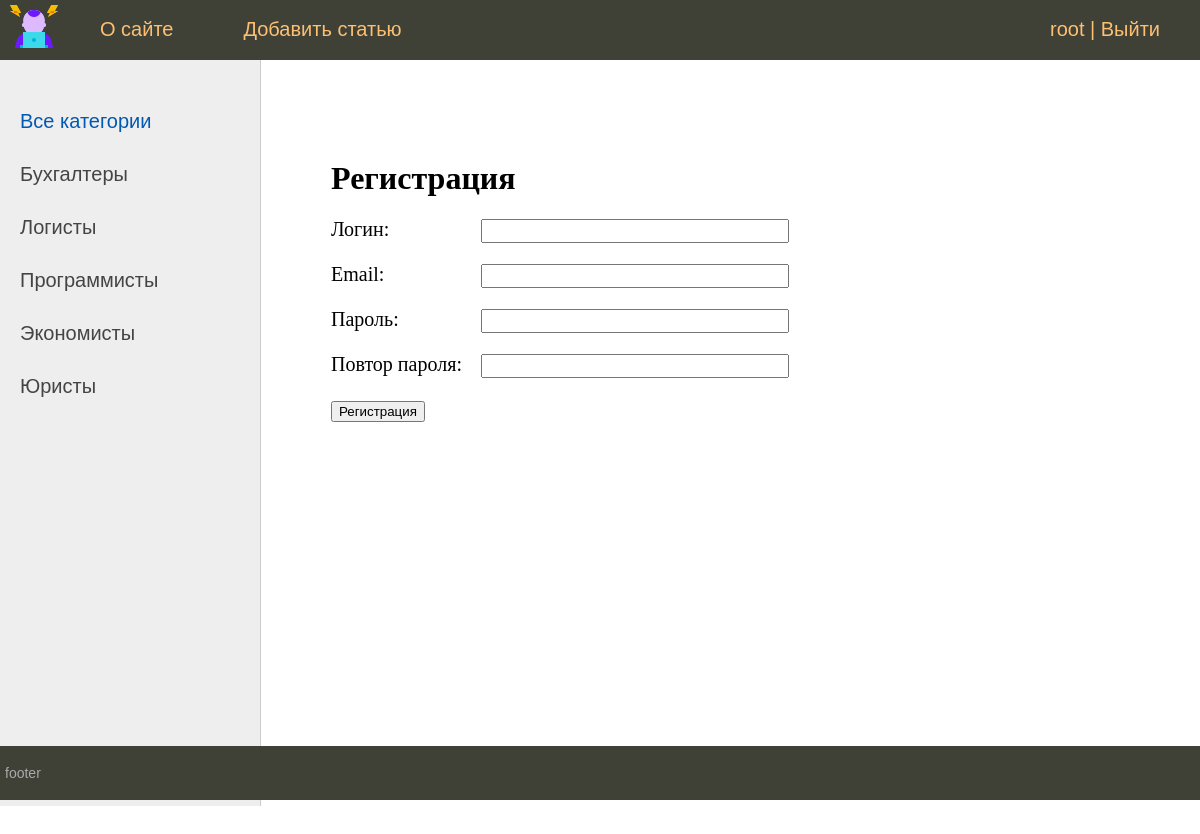
The page /register/ (signed in) on the database its author committed.
### vacancy/models.py (models this page shows, shortened)
class Category(models.Model):
    name = models.CharField(max_length=100, db_index=True, verbose_name='Категория')
    slug = models.SlugField(max_length=255, unique=True, db_index=True, verbose_name='URL')
    def get_absolute_url(self):
        return reverse('category', kwargs={'cat_slug': self.slug})
    class Meta:
        verbose_name = 'категорию'
        verbose_name_plural = 'Категории'
        ordering = ['id', 'name']

### vacancy/views.py (the view, shortened to what this page needs)
# urls.py: path('register/', RegisterUser.as_view(), name='register'),
class RegisterUser(DataMixin, CreateView):
    form_class = RegisterUserForm
    template_name = 'vacancy/register.html'
    success_url = reverse_lazy('login')
    def get_context_data(self, *, object_list=None, **kwargs):
        context = super().get_context_data(**kwargs)
        c_def = self.get_user_context(title="Регистрация")
        return dict(list(context.items()) + list(c_def.items()))

### vacancy/forms.py
class RegisterUserForm(UserCreationForm):
    username = forms.CharField(label='Логин', widget=forms.TextInput(attrs={'class': 'form-input'}))
    email = forms.EmailField(label='Email', widget=forms.EmailInput(attrs={'class': 'form-input'}))
    password1 = forms.CharField(label='Пароль', widget=forms.PasswordInput(attrs={'class': 'form-input'}))
    password2 = forms.CharField(label='Повтор пароля', widget=forms.PasswordInput(attrs={'class': 'form-input'}))
    class Meta:
        model = User
        fields = ('username', 'email', 'password1', 'password2')

### utils.py (called while the page is built)
    def get_user_context(self, **kwargs):
        context = kwargs
        cats = Category.objects.annotate(Count('vacancy'))
        user_menu = menu.copy()
        if not self.request.user.is_authenticated:
            user_menu.pop(1)
        context['menu'] = user_menu
        context['cats'] = cats
        if 'cat_selected' not in context:
            context['cat_selected'] = 0
        return context

### vacancy/templates/vacancy/register.html (shortened to what this page needs)
{% extends 'vacancy/base.html' %}
{% block content %}
<h1>{{title}}</h1>
<form method="post">
{% for f in form %}
<p><label class="form-label" for="{{ f.id_for_label }}">{{f.label}}: </label>{{ f }}</p>
{% endfor %}
    <button type="submit">Регистрация</button>
</form>
{% endblock %}

### vacancy/templates/vacancy/base.html (shortened to what this page needs)
{% load static %}
{% load vacancy_tags %}
<!DOCTYPE html>
<html>
<head>
	<link type="text/css" href="{% static 'vacancy/css/styles.css' %}" rel="stylesheet" />
</head>
<body>
<table class="table-page" border=0 cellpadding="0" cellspacing="0">
<tr><td valign=top>
{% block mainmenu %}
		<div class="header">
			<ul id="mainmenu" class="mainmenu">
			<li class="logo"><a href="{% url 'home' %}"><div class="logo"></div></a></li>
{% for m in menu %}
			<li><a href="{% url m.url_name %}">{{m.title}}</a></li>
{% endfor %}
				{% if request.user.is_authenticated %}
				<li class="last"> {{user.username}} | <a href="{% url 'logout' %}">Выйти</a></li>
				{% else %}
				<li class="last"><a href="{% url 'register' %}">Регистрация</a> | <a href="{% url 'login' %}">Войти</a></li>
				{% endif %}
			</ul>
		</div>
{% endblock mainmenu %}
<table class="table-content" border=0 cellpadding="0" cellspacing="0">
<tr>
	<td valign="top" class="left-chapters">
	<ul id="leftchapters">
		{% if cat_selected == 0 %}
		<li class="selected">Все категории</li>
{% else %}
		<li><a href="{% url 'home' %}">Все категории</a></li>
{% endif %}
{% for c in cats %}
{% if c.vacancy__count > 0 %}
		{% if c.pk == cat_selected %}
			<li class="selected">{{c.name}}</li>
		{% else %}
			<li><a href="{{ c.get_absolute_url }}">{{c.name}}</a></li>
		{% endif %}
{% endif %}
{% endfor %}
	</ul>
</td>
<td valign="top" class="content">
	<div class="content-text">
{% block content %}
{% endblock %}
</div>
</td></tr></table>
</td></tr>
<tr><td valign=top>
	<div id="footer">
		<p>footer</p>
	</div>
</td></tr></table>
</body>
</html>

### vacancy/static/vacancy/css/styles.css (style rules this page uses)
html, body { font-family: 'Arial'; margin: 0; padding: 0; height: 100%; width: 100%; color: #444; }
a { color: #0059b2; text-decoration: none; }
.table-page { width: 100%; height: 100%; vertical-align: top; }
.table-page tr { height: 100%; }
.header { background: #3F4137; height: 60px; }
.logo { background: url('../img/logo.png') no-repeat 10px 5px; width: 70px; height: 60px; }
ul.mainmenu { list-style: none; margin: 0; padding: 0; height: 60px; color: #fdc073; font-size: 20px; overflow: hidden; }
ul.mainmenu li { float: left; margin: 18px 40px 0 30px; }
ul.mainmenu li.logo { margin: 0; }
ul.mainmenu li.last { float: right; }
ul.mainmenu li a { color: #fdc073; text-decoration: none; }
.table-content { width: 100%; min-height: 100%; height: 100%; }
.left-chapters { margin: 0; background: #eee; border-right: 1px solid #ccc; min-height: 100%; }
.left-chapters ul { width: 230px; min-height: 100%; margin: 0; padding: 20px 10px 10px 20px; list-style: none; font-size: 20px; }
.left-chapters ul li { margin: 30px 0 0 0; color: #999; }
.left-chapters ul li.selected { color: #0059b2; }
.left-chapters ul li a { color: #444; text-decoration: none; }
.content { padding: 40px 20px 20px 40px; width: 100%; box-sizing: border-box; }
.content-text { margin: 60px 0 0 30px; color: #000; font-size: 20px; font-family: Yandex Sans Display Light; }
.content-text h1 { font-size: 32px; }
#footer { box-sizing: border-box; background: #3F4137; padding: 5px; color: #aaa; font-size: 14px; font-family: Verdana, Geneva, Arial, Helvetica; text-align: left; overflow: hidden; }
.form-input { width: 300px; font-size: 16px; }
.form-label { display: inline-block; min-width: 150px; vertical-align: top; }

### rows shown on the page
Category: name "Бухгалтеры"
Category: name "Логисты"
Category: name "Программисты"
Category: name "Экономисты"
Category: name "Юристы"

### other values the page prints
{{ m.title }} "О сайте" "Добавить статью"
{{ user.username }} "root"
{{ title }} "Регистрация"
{{ f.label }} "Логин" "Email" "Пароль" "Повтор пароля"
